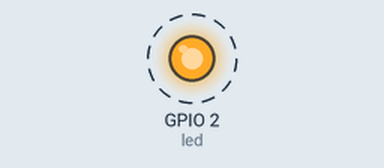
The program below on a simulated ESP8266 board running MicroPython. On the bench: output pins drawn as LEDs (lit = HIGH, except the on-board LED, lit = LOW). Dashed ring = blinking. At 10.5 s the program stops and its outputs stay as they are.

Above: at 0.2 s.
Timing chart, 0 to 3.0 s (numbered marks = the images above):
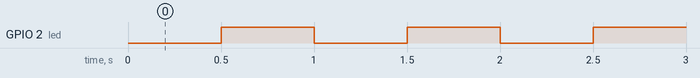

Measured:
- by itself, GPIO 2 (led): alternates HIGH for 0.50 s and LOW for 0.50 s, 21 changes in all, then stays HIGH

The program:

a_new_file.py
```python
# Not exactly sure what goes in this file.

# In any case the code below was loaded and tested on my
# NodeMCU as main.py which is also in the NodeMCU directory.


import time
from machine import Pin

led = Pin(2, Pin.OUT)

on = 0
off = 1
interval = .5

led.value(on)

for i in range(10):
    time.sleep(interval)
    led.value(off)
    time.sleep(interval)
    led.value(on)

time.sleep(interval)
led.value(off)
```
